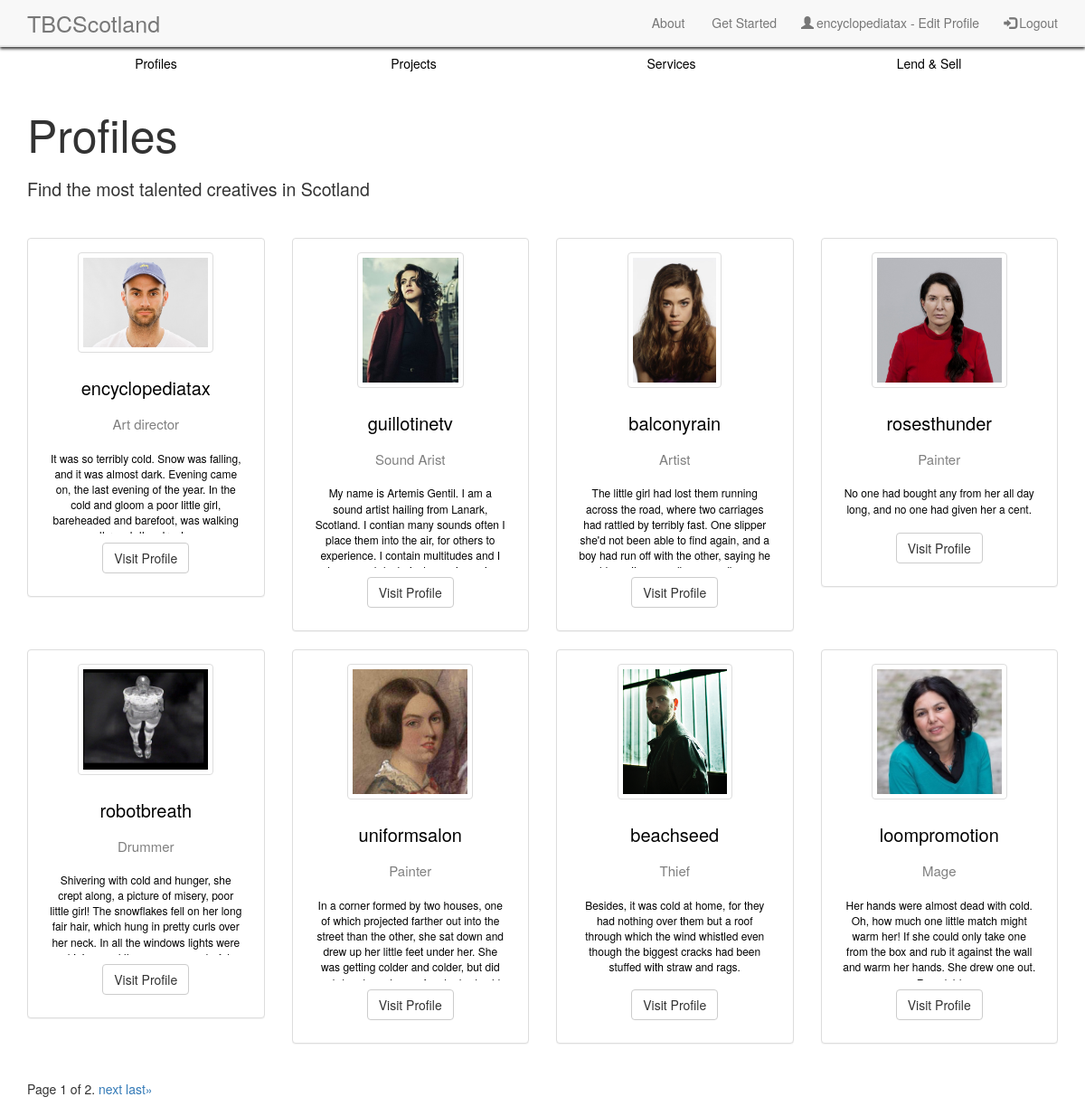
Page /tbc/profiles/ (signed in) on the committed database.
### tbc/models.py (models this page shows, shortened)
class Profile(models.Model):
    user = models.OneToOneField(User, blank=True)
    firstname = models.CharField(max_length=128, blank=True)
    lastname = models.CharField(max_length=128, blank=True)
    username = models.CharField(max_length=128, unique=True)
    profession = models.CharField(max_length=128, blank=True)
    image = models.ImageField(upload_to='profile_images', default='default_profile.jpg')
    skills = models.TextField(blank=True)
    education = models.TextField(blank=True)
    aboutme = models.TextField(blank=True)
    slug = models.SlugField(unique=True)
    views = models.IntegerField(default=0)
    location = models.CharField(max_length=128, blank=True)

### tbc/views.py (the view)
# urls.py: url(r'^profiles/(?P<profile_name_slug>[\w\-]+)/$', views.show_profile, name='show_profile'),
def profiles(request):
    profiles_list = Profile.objects.all().order_by('-views')
    paginator = Paginator(profiles_list, 8)
    page = request.GET.get('page', 1)
    profiles = paginator.page(page)
    context_dict = {'profiles': profiles}
    return render(request, 'tbc/profiles.html', context_dict)

### templates/tbc/profiles.html (shortened to what this page needs)
{% extends 'tbc/base.html' %}
{% load staticfiles %}
{% block body_block %}
<div class="container">
    <div class="row" style="height:20px;"></div>
  <h1 style="font-size:50px">Profiles</h1>
<div class="row" style="height:10px;"></div>
<div style="font-size:140%;">Find the most talented creatives in Scotland</div>
<div class="row" style="height:40px;"></div>
{% if profiles %}
<div class="row">
    {% for profile in profiles %}
    <div class="col-lg-3">
        <div class="panel panel-default text-center">
        <div class="panel-body">
            <img class="thumbnail_image" src="{{ profile.image.url }}">
            <h3 class="thumbnail_header">{{ profile.username }}</h3>
            <p class="keywords">{{ profile.profession }}</p>
            <p class="textinthumbnail">{{ profile.aboutme }}</p>
            <p><a href="{% url 'show_profile' profile.slug %}"><button type="button" class="btn btn-default">Visit Profile</button></a></p>
        </div>
        </div>
    </div>
    {% if forloop.counter|divisibleby:"4" and not forloop.last %}
    <div class="row"></div>
    {% endif %}
    {% endfor %}
</div>
{% endif %}
<div class ="row">
    <div class="col-lg-3">
        <div class="pagination">
            <span class="step-links">
                <span class="current">Page {{ profiles.number }} of {{ profiles.paginator.num_pages }}.</span>
                {% if profiles.has_next %}
                <a href="?page={{ profiles.next_page_number }}">next</a>
                <a href="?page={{ profiles.paginator.num_pages }}">last&raquo;</a>
                {% endif %}
            </span>
        </div>
    </div>
</div>
</div>
{% endblock %}

### templates/tbc/base.html (shortened to what this page needs)
{% load staticfiles %}
<!DOCTYPE html>
<html>
<head>
    <link rel="stylesheet" href="https://maxcdn.bootstrapcdn.com/bootstrap/3.4.0/css/bootstrap.min.css">
    <link rel="stylesheet" type="text/css" href="//cdn.jsdelivr.net/npm/slick-carousel@1.8.1/slick/slick.css"/>
    <link rel="stylesheet" href="http://kenwheeler.github.io/slick/slick/slick-theme.css">
    <link rel="stylesheet" type="text/css" href="{% static 'css/cssmain.css' %}">
</head>
<body>
    <nav class="navbar navbar-default navbar-fixed-top">
      <div class="container">
        <div class="navbar-header">
            <a class="navbar-brand" href="{% url 'home' %}">TBCScotland</a>
        </div>
        <div id="navbar" class="navbar-collapse collapse" aria-expanded="false" style="height: 1px;">
          <ul class="nav navbar-nav navbar-right">
             <li><a href="{% url 'about' %}">About</a></li>
             <li><a href="{% url 'getstarted' %}">Get Started</a></li>
             {% if user.is_authenticated %}
             <li><a href="{% url 'editprofile' %}"><span class="glyphicon glyphicon-user"></span>{{user.username}} - Edit Profile</a></li>
             <li><a href="{% url 'logout' %}"><span class="glyphicon glyphicon-log-in"></span>Logout</a></li>
             {% else %}
             <li><a href="{% url 'signup' %}"><span class="glyphicon glyphicon-user"></span>Sign Up</a></li>
             <li><a href="{% url 'login' %}"><span class="glyphicon glyphicon-log-in"></span>Login</a></li>
             {% endif %}
         </ul>
     </div>
 </div>
</nav>
<div class="container second_nav text-center">
    <div class='col-sm-3'>
        <a id="catButton" href="{% url 'profiles' %}">Profiles</a>
    </div>
    <div class='col-sm-3'>
        <a id="catButton" href="{% url 'projects' %}">Projects</a>
    </div>
    <div class='col-sm-3'>
        <a id="catButton" href="{% url 'services' %}">Services</a>
    </div>
    <div class='col-sm-3'>
        <a id="catButton" href="{% url 'lendandsell' %}">Lend & Sell</a>
    </div>
</div>
{% block body_block %}
{% endblock %}
</body>
</html>

### static/css/cssmain.css (style rules this page uses)
.navbar-fixed-top { box-shadow: 0px 2px 3px 0px; border-width: 0 0 2px; }
.glyphicon { top: 1px; right: 3px; }
#catButton { position: relative; color: black; text-decoration: none; }
.navbar-brand { font-size: 25px; background-color: #f8f8f8; }
.second_nav { margin-top: 60px; }
body { background-color: white; }
.keywords { color: grey; font-size: 15px; text-align: center; }
.thumbnail_header { border: none; outline: 0; padding: 8px; color: black; text-align: center; width: 100%; font-size: 20px; }
.thumbnail_image { display: block; margin-left: auto; margin-right: auto; margin-bottom:10px; border: 1px solid #ddd; border-radius: 4px; padding: 5px; max-width: 150px; max-height: 150px; }
.textinthumbnail { border: none; outline: 0; padding: 8px; color: black; text-align: center; width: 100%; font-size: 12px; max-height: 100px; overflow: hidden; }

### rows in the picture
Profile: image (picture), username "encyclopediatax", profession "Art director", aboutme "It was so terribly cold. Snow was falling, and it was almost dark. Evening came on, the last evening of the year. In the cold and gloom a poor little girl, bareheaded and barefoot, was walking…"
Profile: image (picture), username "guillotinetv", profession "Sound Arist", aboutme "My name is Artemis Gentil. I am a sound artist hailing from Lanark, Scotland. I contian many sounds often I place them into the air, for others to experience. I contain multitudes and I…"
Profile: image (picture), username "balconyrain", profession "Artist", aboutme "The little girl had lost them running across the road, where two carriages had rattled by terribly fast. One slipper she'd not been able to find again, and a boy had run off with the other, saying he…"
Profile: image (picture), username "rosesthunder", profession "Painter", aboutme "No one had bought any from her all day long, and no one had given her a cent."
Profile: image (picture), username "robotbreath", profession "Drummer", aboutme "Shivering with cold and hunger, she crept along, a picture of misery, poor little girl! The snowflakes fell on her long fair hair, which hung in pretty curls over her neck. In all the windows lights were…"
Profile: image (picture), username "uniformsalon", profession "Painter", aboutme "In a corner formed by two houses, one of which projected farther out into the street than the other, she sat down and drew up her little feet under her. She was getting colder and colder, but did…"
Profile: image (picture), username "beachseed", profession "Thief", aboutme "Besides, it was cold at home, for they had nothing over them but a roof through which the wind whistled even though the biggest cracks had been stuffed with straw and rags."
Profile: image (picture), username "loompromotion", profession "Mage", aboutme "Her hands were almost dead with cold. Oh, how much one little match might warm her! If she could only take one from the box and rub it against the wall and warm her hands. She drew one out.…"

### other values in the picture
{{ user.username }} "encyclopediatax"
{{ profiles.number }} "1"
{{ profiles.paginator.num_pages }} "2"
